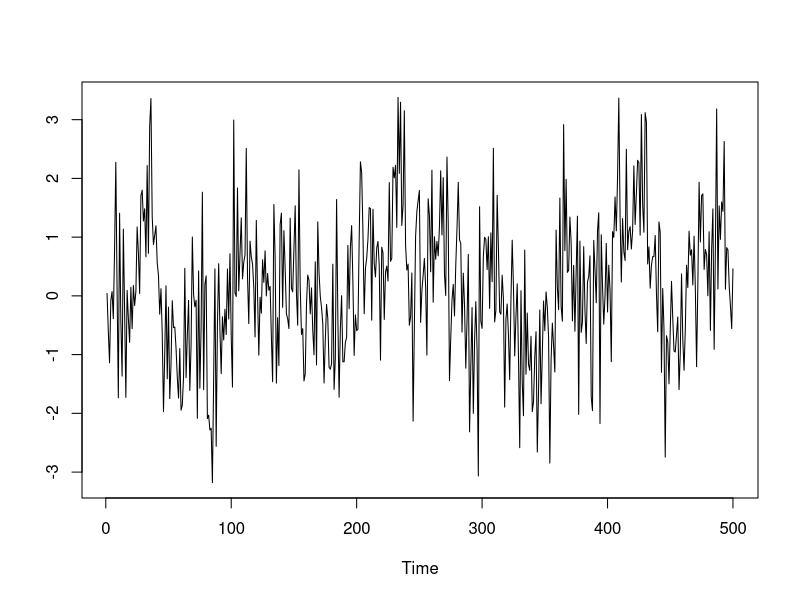
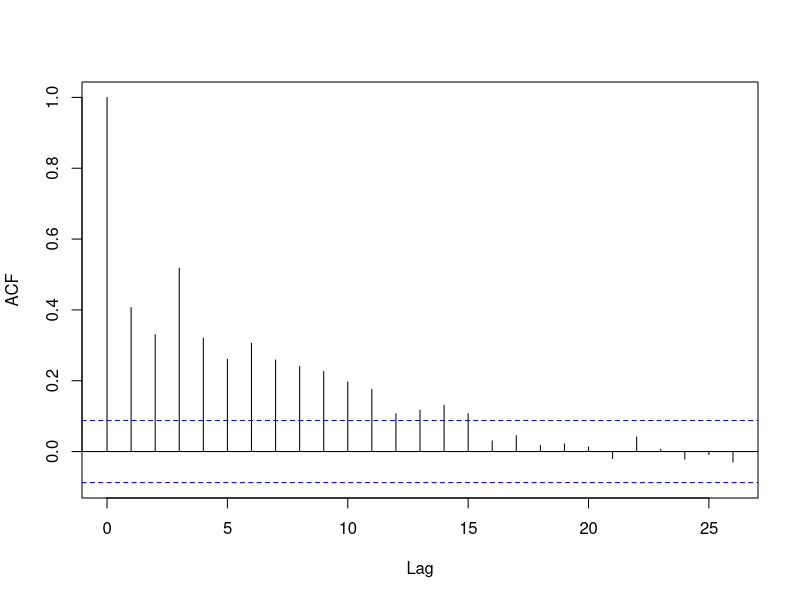
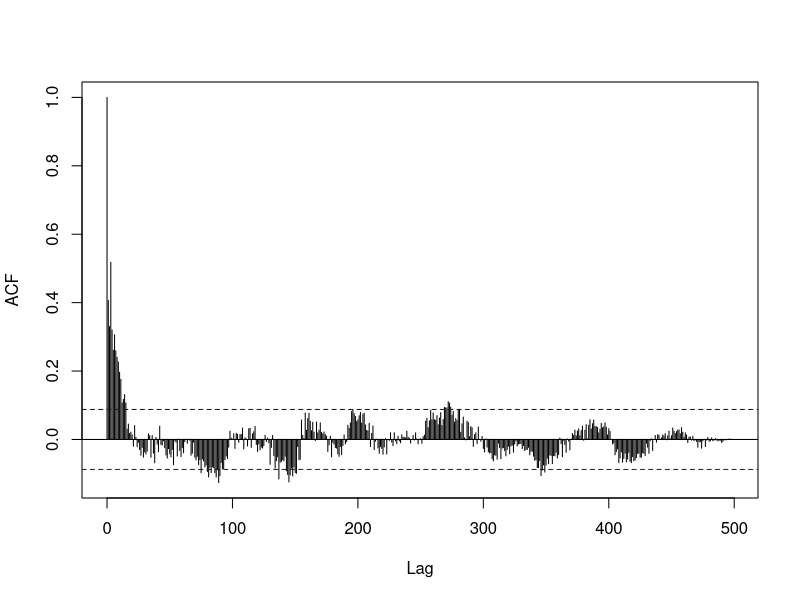
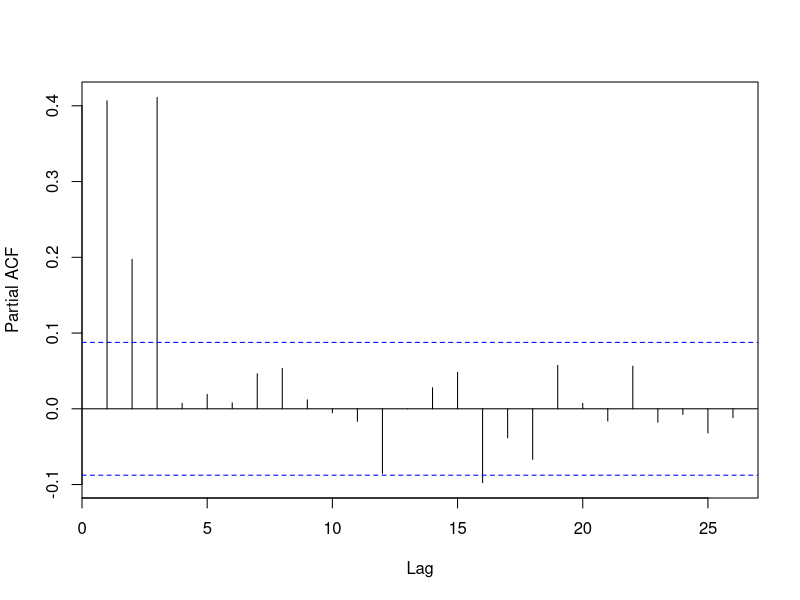
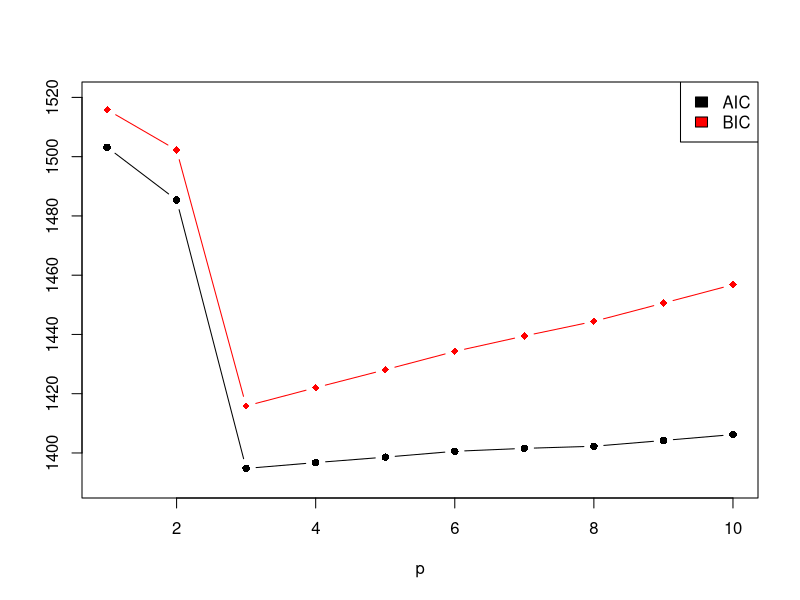
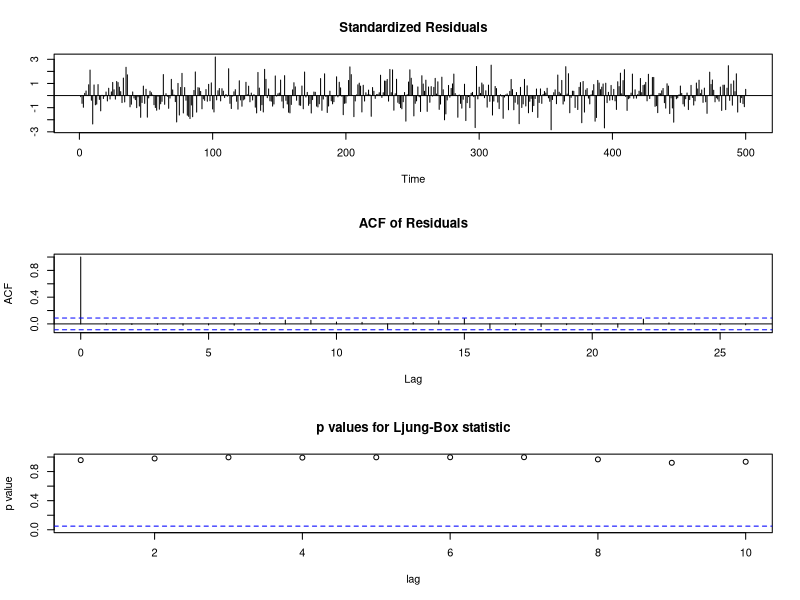
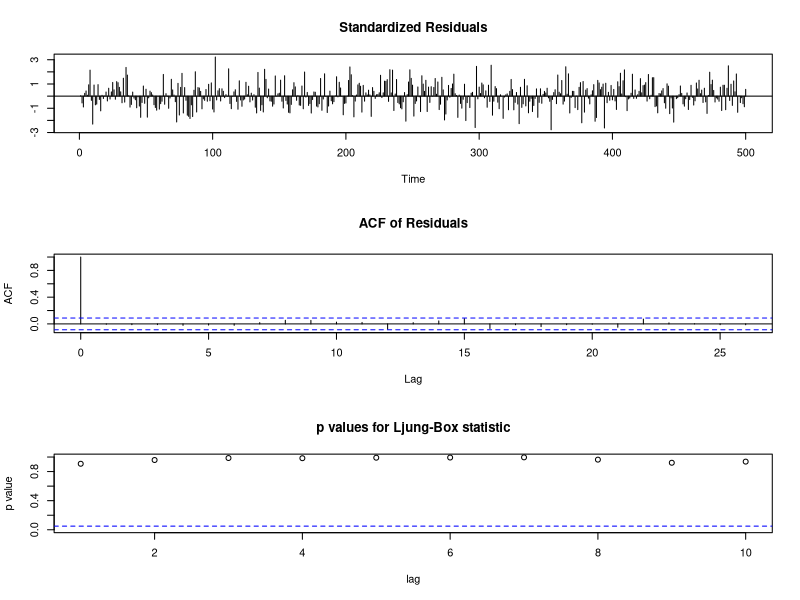
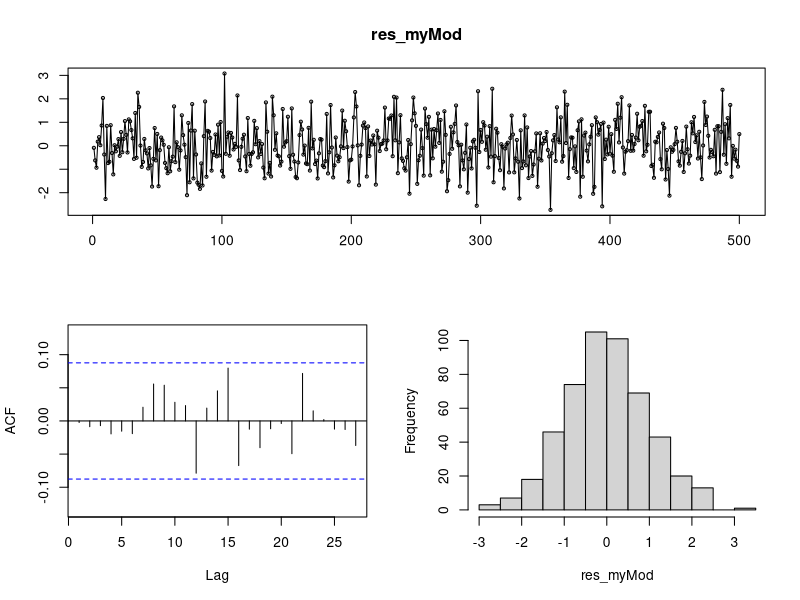

Reproduce these figures in R, in order.
library(tseries)
library(forecast)

#Generating AR(3)
set.seed(123) 
ar_coeff=c(0.3,0.1,0.4)
ar3_ts=arima.sim(n=500,list(ar=ar_coeff))

plot(ar3_ts,ylab='')

# Checking for stationarity
## Visual
acf(ar3_ts,main='')
acf(ar3_ts,lag.max = 500,main='')
## Unit root test
adf.test(ar3_ts)
pp.test(ar3_ts)
kpss.test(ar3_ts)

# Finding order p
## Visual
pacf(ar3_ts,main='')
## Indicators
AIC=c()
BIC=c()

for (i in 1:10) {
  mod_test_loop=arima(ar3_ts,order = c(i,0,0))
  AIC[i]=AIC(mod_test_loop)
  BIC[i]=BIC(mod_test_loop)
}

plot(AIC,type = 'b',pch=16,ylim = c(1390,1520),
     ylab = '',xlab = 'p', main = '')
lines(BIC,type = 'b',col='red',pch=18)
legend('topright',legend = c('AIC','BIC'),fill = c('black','red'))

# Creating the models
my_mod=arima(ar3_ts,order = c(3,0,0))  # Model 1 
auto_mod=auto.arima(ar3_ts) # Model 2 (auto-model)

# Evaluating the models
tsdiag(my_mod)  # Fast way to check with plot
tsdiag(auto_mod)  # Fast way to check with plot
## Checking (AIC, BIC, ME, RMSE... etc)
summary(my_mod)
summary(auto_mod)
## Checking model's residuals
res_myMod=resid(my_mod)
res_myAutoMod=resid(auto_mod)
### Other possible measures:
mean((res_myMod)^2) #MSE
mean((res_myAutoMod)^2) #MSE
sum((res_myMod)^2) #SSE
sum((res_myAutoMod)^2)#SSE
### Ljung-Box test 
Box.test(res_myMod, type = 'Ljung-Box')
Box.test(res_myAutoMod,type = 'Ljung-Box')
## Best plot for residuals
tsdisplay(res_myMod,plot.type = "histogram")
tsdisplay(res_myAutoMod)


####################################################
# Example of validation 

samp=ts(ar3_ts[1:450]) 

best_mod_samp=arima(samp,order = c(3,0,0))
auto_mod_samp=auto.arima(samp)

best_forecast=forecast(best_mod_samp,h=50)
auto_forecast=forecast(auto_mod_samp,h=50)

mean((ar3_ts[451:500]-best_forecast$mean)^2)
mean((ar3_ts[451:500]-auto_forecast$mean)^2)

# Almost equal values, best_forecast slightly better